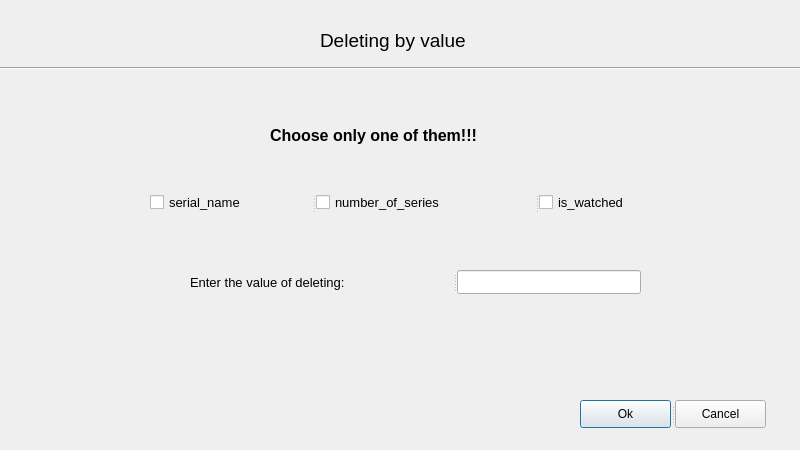
<?xml version="1.0" encoding="UTF-8"?>
<ui version="4.0">
 <class>DeleteByValueDialog</class>
 <widget class="QDialog" name="DeleteByValueDialog">
  <property name="geometry">
   <rect>
    <x>0</x>
    <y>0</y>
    <width>800</width>
    <height>450</height>
   </rect>
  </property>
  <property name="minimumSize">
   <size>
    <width>800</width>
    <height>450</height>
   </size>
  </property>
  <property name="maximumSize">
   <size>
    <width>800</width>
    <height>450</height>
   </size>
  </property>
  <property name="windowTitle">
   <string>Deleting by value</string>
  </property>
  <widget class="QLabel" name="label">
   <property name="geometry">
    <rect>
     <x>320</x>
     <y>20</y>
     <width>191</width>
     <height>41</height>
    </rect>
   </property>
   <property name="font">
    <font>
     <pointsize>14</pointsize>
    </font>
   </property>
   <property name="text">
    <string>Deleting by value</string>
   </property>
  </widget>
  <widget class="Line" name="line">
   <property name="geometry">
    <rect>
     <x>0</x>
     <y>60</y>
     <width>801</width>
     <height>16</height>
    </rect>
   </property>
   <property name="orientation">
    <enum>Qt::Horizontal</enum>
   </property>
  </widget>
  <widget class="QSplitter" name="splitter">
   <property name="geometry">
    <rect>
     <x>580</x>
     <y>400</y>
     <width>186</width>
     <height>28</height>
    </rect>
   </property>
   <property name="orientation">
    <enum>Qt::Horizontal</enum>
   </property>
   <widget class="QPushButton" name="okButton">
    <property name="enabled">
     <bool>true</bool>
    </property>
    <property name="text">
     <string>Ok</string>
    </property>
    <property name="default">
     <bool>true</bool>
    </property>
   </widget>
   <widget class="QPushButton" name="cancelButton">
    <property name="text">
     <string>Cancel</string>
    </property>
   </widget>
  </widget>
  <widget class="QSplitter" name="splitter_3">
   <property name="geometry">
    <rect>
     <x>190</x>
     <y>270</y>
     <width>451</width>
     <height>24</height>
    </rect>
   </property>
   <property name="orientation">
    <enum>Qt::Horizontal</enum>
   </property>
   <widget class="QLabel" name="label_3">
    <property name="font">
     <font>
      <pointsize>10</pointsize>
     </font>
    </property>
    <property name="text">
     <string>Enter the value of deleting:</string>
    </property>
    <property name="buddy">
     <cstring>valueEdit</cstring>
    </property>
   </widget>
   <widget class="QLineEdit" name="valueEdit"/>
  </widget>
  <widget class="QLabel" name="label_2">
   <property name="geometry">
    <rect>
     <x>270</x>
     <y>120</y>
     <width>271</width>
     <height>31</height>
    </rect>
   </property>
   <property name="font">
    <font>
     <pointsize>12</pointsize>
     <weight>75</weight>
     <bold>true</bold>
    </font>
   </property>
   <property name="text">
    <string>Choose only one of them!!!</string>
   </property>
  </widget>
  <widget class="QSplitter" name="splitter_2">
   <property name="geometry">
    <rect>
     <x>150</x>
     <y>190</y>
     <width>541</width>
     <height>25</height>
    </rect>
   </property>
   <property name="orientation">
    <enum>Qt::Horizontal</enum>
   </property>
   <widget class="QCheckBox" name="serialNameBox">
    <property name="font">
     <font>
      <pointsize>10</pointsize>
     </font>
    </property>
    <property name="text">
     <string>serial_name</string>
    </property>
   </widget>
   <widget class="QCheckBox" name="numSeriesBox">
    <property name="font">
     <font>
      <pointsize>10</pointsize>
     </font>
    </property>
    <property name="text">
     <string>number_of_series</string>
    </property>
   </widget>
   <widget class="QCheckBox" name="isWatchedBox">
    <property name="font">
     <font>
      <pointsize>10</pointsize>
     </font>
    </property>
    <property name="text">
     <string>is_watched</string>
    </property>
   </widget>
  </widget>
 </widget>
 <resources/>
 <connections/>
</ui>
